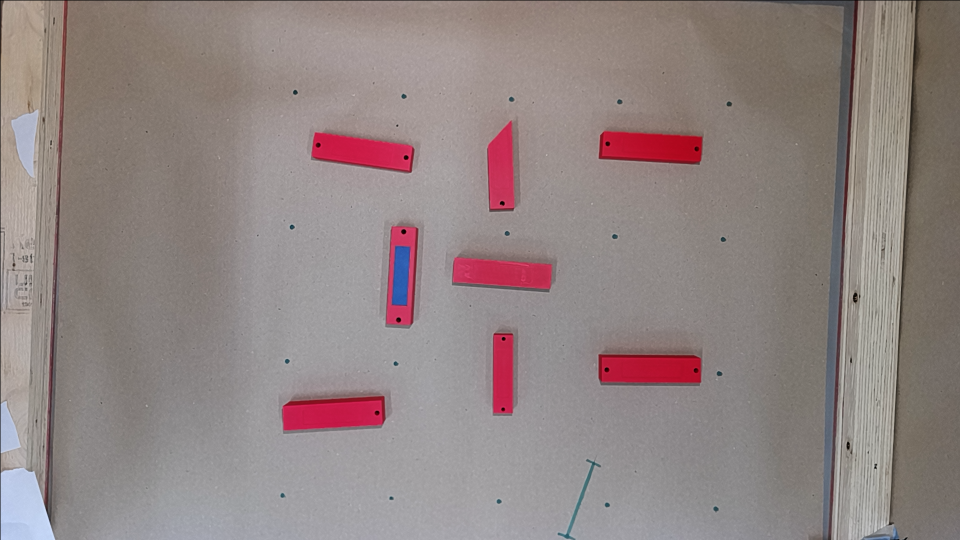
#> input picture C_data/Sample_images/frame_actual.png, 1920 x 1080 px (shown at 1/2 size); its folder holds 3 pictures in this run
$ python qc_vision_settings.py
#> lines starting #> are read from the running program, lines starting #| are printed output that depends on the picture; after the words box and inside, x2 and y2 are one past the last pixel; in counts of white or black regions, pixels touching at a corner belong together
### A_Vision/Vision_tools.py
from pathlib import Path
import cv2 as cv
import numpy as np

SCRIPT_DIR = Path(__file__).resolve().parent
PROJECT_ROOT = SCRIPT_DIR.parents[0]
IMAGE_DIR = PROJECT_ROOT / "C_data" / "Sample_images"

# Loads capture or stored frame
def load_image(filename):
    path = IMAGE_DIR / filename
    img = cv.imread(str(path))
    if img is None:
        raise FileNotFoundError(f"Image not found: {path}")
    return img

# Downscales image to make it easierer to work with
def downscale(img, scale=0.5):
    h, w = img.shape[:2]
    return cv.resize(img, (int(w*scale), int(h*scale)))

# converts to gray
def to_gray(img): return cv.cvtColor(img, cv.COLOR_BGR2GRAY)

# Applies blur
def blurred(img): return cv.GaussianBlur(img, (5,5), 0)

# Applies binary threshold (maybe we change to different kind of thresholding)
def threshold_binary(img): _, t = cv.threshold(img, 125, 255, cv.THRESH_BINARY); return t

# Detects Edges
def edges(img): return cv.Canny(img, 50, 150)

# returns amount of contours
def get_contours(binary):
    contours, _ = cv.findContours(binary, cv.RETR_EXTERNAL, cv.CHAIN_APPROX_SIMPLE)
    return contours

### A_Vision/qc_vision_settings.py
import cv2 as cv
import numpy as np
import json
import os
import time

from Vision_tools import load_image, downscale

try:
    from Vision_camera import OakCamera
    OAK_AVAILABLE = True
except ImportError:
    OakCamera = None
    OAK_AVAILABLE = False


SETTINGS_FILE = "calibration_settings.json"
DISPLAY_W = 1280
DISPLAY_H = 720

def nothing(_):
    pass


def create_trackbars(window_name: str) -> None:


    cv.namedWindow(window_name, cv.WINDOW_NORMAL)

    cv.createTrackbar("scale %", window_name, 40, 100, nothing)

    cv.createTrackbar("blur k", window_name, 5, 31, nothing)

    cv.createTrackbar("global thresh", window_name, 120, 255, nothing)
    cv.createTrackbar("thresh mode", window_name, 0, 2, nothing)

    cv.createTrackbar("block size", window_name, 21, 51, nothing)
    cv.createTrackbar("C", window_name, 2, 20, nothing)

    cv.createTrackbar("canny low", window_name, 50, 255, nothing)
    cv.createTrackbar("canny high", window_name, 150, 255, nothing)

    cv.createTrackbar("min area", window_name, 200, 10000, nothing)

    # HSV trackbars
    cv.createTrackbar("H low", window_name, 0, 179, nothing)
    cv.createTrackbar("H high", window_name, 179, 179, nothing)
    cv.createTrackbar("S low", window_name, 0, 255, nothing)
    cv.createTrackbar("S high", window_name, 255, 255, nothing)
    cv.createTrackbar("V low", window_name, 0, 255, nothing)
    cv.createTrackbar("V high", window_name, 255, 255, nothing)


def load_settings_into_trackbars(window: str):
    """Load calibration_settings.json and apply to trackbars."""

    if not os.path.exists(SETTINGS_FILE):
        print("[INFO] No settings file found — using default trackbars.")
        return

    try:
        with open(SETTINGS_FILE, "r") as f:
            data = json.load(f)
    except:
        print("[WARN] Could not read settings file.")
        return

    # JSON KEY → TRACKBAR NAME
    mapping = {
        "H_low": "H low",
        "H_high": "H high",
        "S_low": "S low",
        "S_high": "S high",
        "V_low": "V low",
        "V_high": "V high",

        "blur_k": "blur k",
        "min_area": "min area",
        "global_thresh": "global thresh",
        "thresh_mode": "thresh mode",
        "block_size": "block size",
        "C": "C",
        "canny_low": "canny low",
        "canny_high": "canny high",
    }

    for key, trackbar in mapping.items():
        if key in data:
            try:
                cv.setTrackbarPos(trackbar, window, int(data[key]))
            except:
                print(f"[WARN] Could not set trackbar {trackbar}")

    # scale is special
    if "scale" in data:
        cv.setTrackbarPos("scale %", window, int(data["scale"] * 100))

    print("[LOADED] Settings applied.")


def get_frame(source: str, filename: str | None, camera: "OakCamera | None"):
    if source == "image":
        return load_image(filename)

    if source == "camera":
        if not OAK_AVAILABLE or camera is None:
            raise RuntimeError("Camera mode selected but OakCamera is not available.")
        return camera.get_frame()

    raise ValueError(f"Invalid source: {source}")


def vision_settings(source: str = "image",
                    filename: str | None = None) -> None:


    camera = OakCamera() if (source == "camera" and OAK_AVAILABLE) else None


    control_window = "controls"
    create_trackbars(control_window)
    load_settings_into_trackbars(control_window)
#> (reads A_Vision/calibration_settings.json from the repository)

    if source == "image":
        if not filename:
            raise ValueError("filename required when using source=image")
        base_frame = load_image(filename)
#> in load_image, img is the input picture: shape (1080, 1920, 3); mean B, G, R 131, 132.4, 145.1
    else:
        base_frame = None

    while True:

        if source == "camera":
            frame = get_frame(source, filename, camera)
        else:
            frame = base_frame.copy()

        scale_percent = max(10, cv.getTrackbarPos("scale %", control_window))
        scale = scale_percent / 100.0

        blur_k = cv.getTrackbarPos("blur k", control_window)
        if blur_k < 1:
            blur_k = 1
        if blur_k % 2 == 0:
            blur_k += 1

        global_thresh_val = cv.getTrackbarPos("global thresh", control_window)
        thresh_mode = cv.getTrackbarPos("thresh mode", control_window)

        block_size = cv.getTrackbarPos("block size", control_window)
        if block_size % 2 == 0:
            block_size += 1
        if block_size < 3:
            block_size = 3

        C_val = cv.getTrackbarPos("C", control_window)


        canny_low = cv.getTrackbarPos("canny low", control_window)
        canny_high = cv.getTrackbarPos("canny high", control_window)
        if canny_high <= canny_low:
            canny_high = canny_low + 1

        min_area = cv.getTrackbarPos("min area", control_window)

        H_low = cv.getTrackbarPos("H low", control_window)
        H_high = cv.getTrackbarPos("H high", control_window)
        S_low = cv.getTrackbarPos("S low", control_window)
        S_high = cv.getTrackbarPos("S high", control_window)
        V_low = cv.getTrackbarPos("V low", control_window)
        V_high = cv.getTrackbarPos("V high", control_window)


        h, w = frame.shape[:2]
#> h = 1080; w = 1920
        frame_small = cv.resize(frame, (int(w * scale), int(h * scale)))

        # HSV mask
        hsv = cv.cvtColor(frame_small, cv.COLOR_BGR2HSV)
#> hsv: shape (1080, 1920, 3); mean H, S, V 58.4, 30.3, 146.1
        lower = np.array([H_low, S_low, V_low], dtype=np.uint8)
        upper = np.array([H_high, S_high, V_high], dtype=np.uint8)
        mask = cv.inRange(hsv, lower, upper)
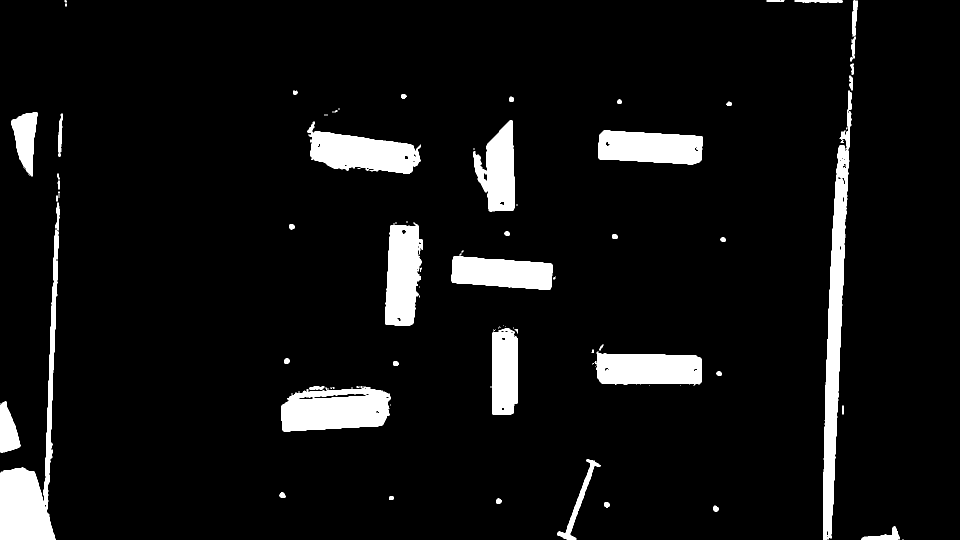
#> mask: shape (1080, 1920) (shown at 1/2 size); 6.6% white; 121 white regions (71 under 20 px), largest, box (x1, y1, x2, y2) and area: (1646, 290, 1699, 1080) 16851, (1, 459, 117, 1080) 16599, (563, 773, 781, 863) 14756
        masked = cv.bitwise_and(frame_small, frame_small, mask=mask)
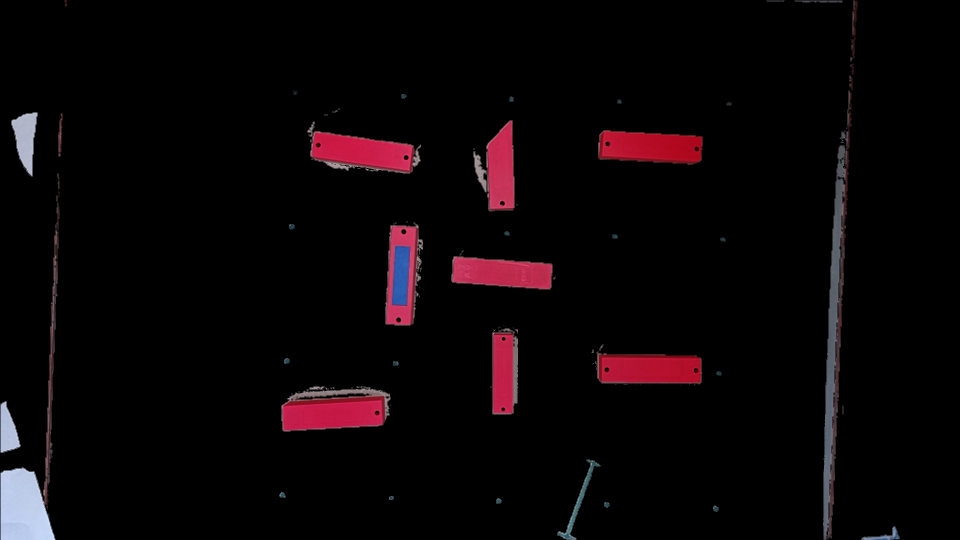
#> masked: shape (1080, 1920, 3) (shown at 1/2 size); mean B, G, R 6.7, 5, 10.5


        gray = cv.cvtColor(masked, cv.COLOR_BGR2GRAY)
        blur = cv.GaussianBlur(gray, (blur_k, blur_k), 0)

        if thresh_mode == 0:
            _, thres = cv.threshold(blur, global_thresh_val, 255, cv.THRESH_BINARY)
#> thres: shape (1080, 1920); 1.3% white; 309 white regions (261 under 20 px), largest, box (x1, y1, x2, y2) and area: (1, 935, 111, 1080) 12334, (23, 225, 75, 353) 3894, (1, 803, 41, 905) 2610

        elif thresh_mode == 1:
            thres = cv.adaptiveThreshold(
                blur, 255,
                cv.ADAPTIVE_THRESH_MEAN_C,
                cv.THRESH_BINARY,
                block_size, C_val)

        else:
            thres = cv.adaptiveThreshold(
                blur, 255,
                cv.ADAPTIVE_THRESH_GAUSSIAN_C,
                cv.THRESH_BINARY,
                block_size, C_val)

        edge = cv.Canny(blur, canny_low, canny_high)
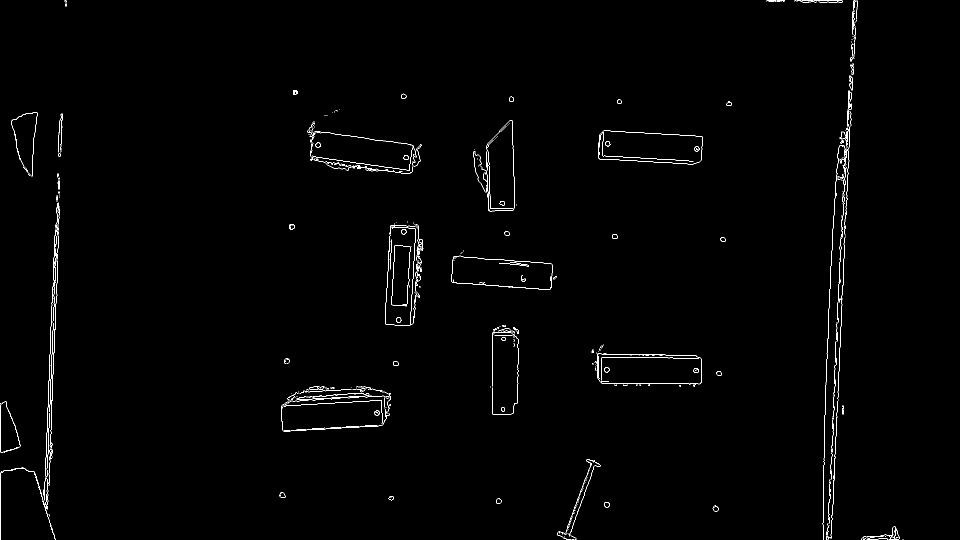
#> edge: shape (1080, 1920) (shown at 1/2 size); 0.81% white in thin lines or dots


        contours, _ = cv.findContours(edge, cv.RETR_LIST, cv.CHAIN_APPROX_SIMPLE)
#> contours = 533 contours, 447 with area under 20; largest, box (x1, y1, x2, y2) and area: (23, 224, 76, 353) 3900, (23, 224, 76, 353) 3887, (0, 803, 41, 906) 2568, (0, 803, 41, 906) 2552, (1723, 1053, 1800, 1080) 134
        big_contours = [c for c in contours if cv.contourArea(c) >= min_area]
#> big_contours has the same summary as contours


        overlay = frame_small.copy()
        preview_overlay = cv.resize(overlay, (DISPLAY_W,DISPLAY_H))
        preview_mask = cv.resize(mask, (DISPLAY_W,DISPLAY_H))
        preview_gray = cv.resize(gray, (DISPLAY_W,DISPLAY_H))
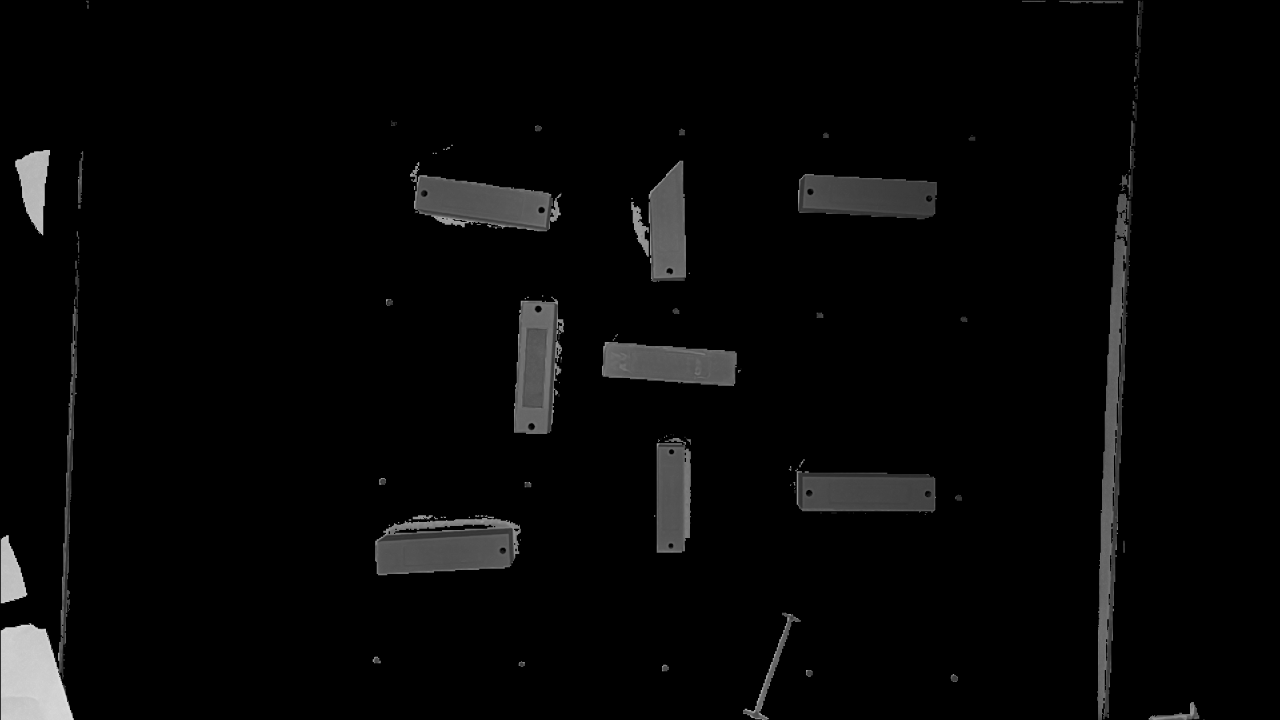
#> preview_gray: shape (720, 1280); min 0, max 221, mean 6.8
        preview_thres = cv.resize(thres, (DISPLAY_W,DISPLAY_H))
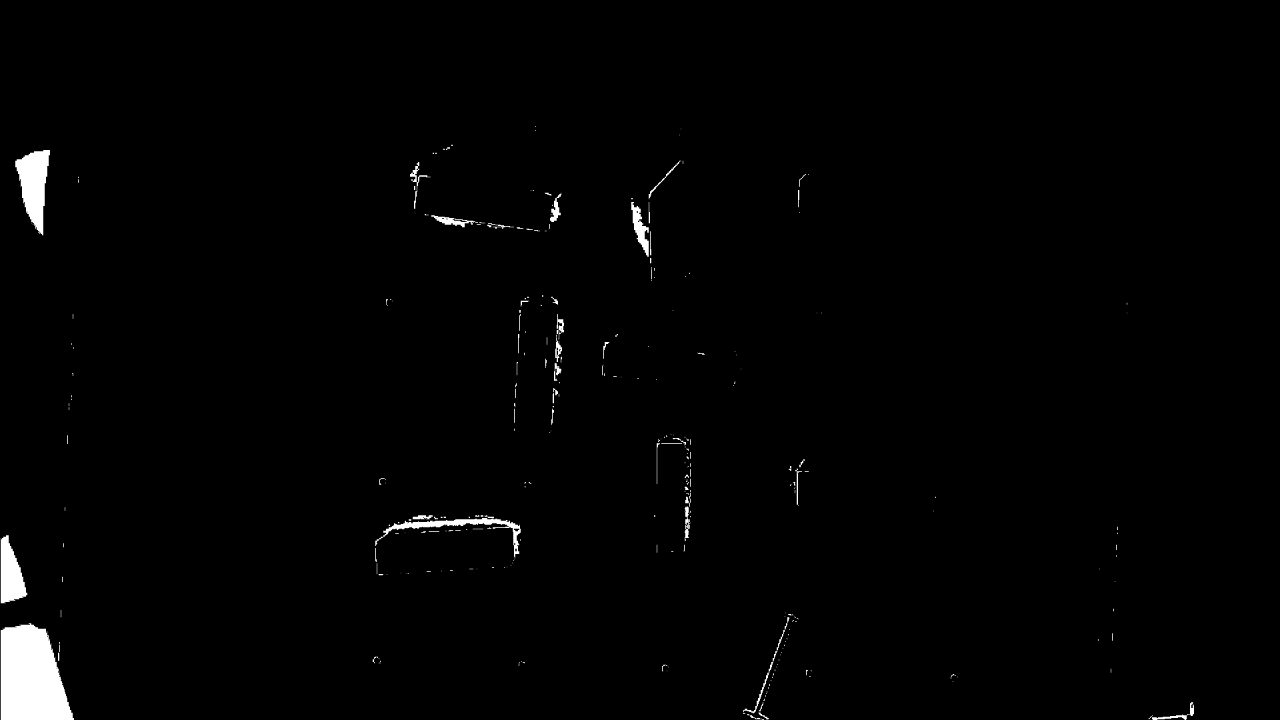
#> preview_thres: shape (720, 1280); min 0, max 255, mean 3.3
        preview_edge= cv.resize(edge, (DISPLAY_W,DISPLAY_H))
        cv.drawContours(overlay, big_contours, -1, (0, 0, 255), 2)
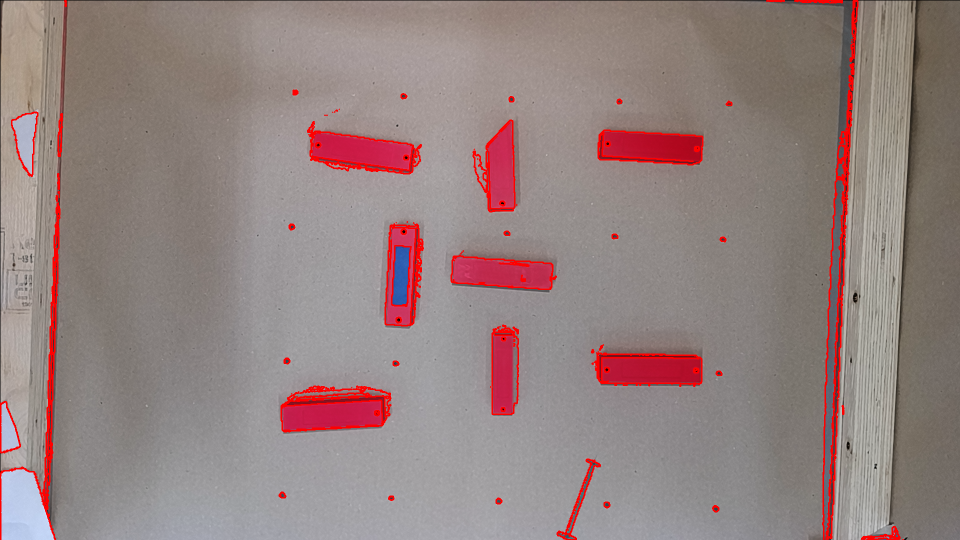
#> overlay: shape (1080, 1920, 3) (shown at 1/2 size); 2.58% of pixels changed, all inside (x1, y1, x2, y2) = (0, 0, 1808, 1080)

        print(f"\rContours: {len(big_contours)}", end="")
#| Contours: 533

        # SHOW
        cv.imshow("Frame", frame_small)
        cv.imshow("Mask", preview_mask)
        cv.imshow("Gray", preview_gray)
        cv.imshow("Thresh", preview_thres)
        cv.imshow("Edges", preview_edge)
        cv.imshow("Overlay", preview_overlay)

        key = cv.waitKey(1) & 0xFF
#> (key q is pressed here)

        # SAVE SETTINGS
        if key == ord('s'):
            settings = {
                "H_low": H_low, "H_high": H_high,
                "S_low": S_low, "S_high": S_high,
                "V_low": V_low, "V_high": V_high,


                "blur_k": blur_k,
                "min_area": min_area,
                "scale": scale,

                "thresh_mode": thresh_mode,
                "global_thresh": global_thresh_val,
                "block_size": block_size,
                "C": C_val,

                "canny_low": canny_low,
                "canny_high": canny_high
            }

            with open(SETTINGS_FILE, "w") as f:
                json.dump(settings, f, indent=4)

            print("\n[SAVED] calibration_settings.json")

        # SAVE PNGs (P)
        if key == ord('p'):
            outdir = os.path.join("C_data", "Sample_images")
            os.makedirs(outdir, exist_ok=True)
            ts = int(time.time())

            # Frame AFTER ROI + SCALE (same size as mask/thresh)
            cv.imwrite(f"{outdir}/frame_{ts}.png", frame_small)

            # Processing stages
            cv.imwrite(f"{outdir}/mask_{ts}.png", mask)
            cv.imwrite(f"{outdir}/gray_{ts}.png", gray)
            cv.imwrite(f"{outdir}/thresh_{ts}.png", thres)
            cv.imwrite(f"{outdir}/edges_{ts}.png", edge)
            cv.imwrite(f"{outdir}/overlay_{ts}.png", overlay)

            print(f"\n[SAVED PNG SERIES] → {outdir}/frame_{ts}.png")


        # EXIT
        if key in (27, ord("q")):
            break

    cv.destroyAllWindows()


if __name__ == "__main__":
    vision_settings(source="image", filename="frame_actual.png")
